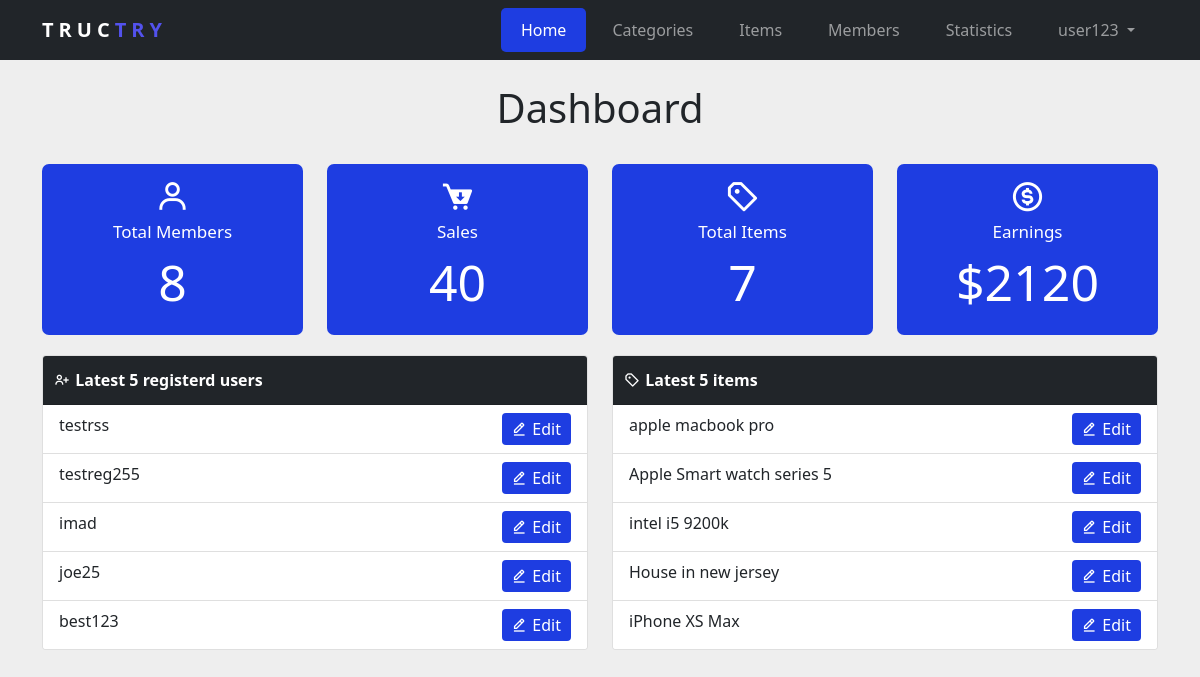
Screenshot of /admin/dashboard.php (signed in) with the database file from the repository.
### tables this page shows
CREATE TABLE `users` (
  `UserID` int(11) NOT NULL,
  `UserName` varchar(255) NOT NULL,
  `Password` varchar(255) NOT NULL,
  `GroupID` int(11) NOT NULL,
  `Email` varchar(255) NOT NULL,
  `FullName` varchar(255) NOT NULL,
  `Date` date NOT NULL
);

CREATE TABLE `items` (
  `ItemID` int(11) NOT NULL,
  `Name` varchar(255) NOT NULL,
  `Description` text NOT NULL,
  `Price` varchar(255) NOT NULL,
  `Date` date NOT NULL,
  `Image` varchar(255) NOT NULL,
  `Status` smallint(6) NOT NULL,
  `Cat_ID` int(11) NOT NULL,
  `images` varchar(255) NOT NULL
);

### admin/func.php (called while the page is built, shortened)
<?php
    function countItems($item, $table){
        global $con;
        $stmt = $con->prepare("SELECT COUNT($item) FROM $table");
        $stmt->execute();
        return $stmt->fetchColumn();
    }
    function getLatest($select, $table, $order, $limit = 5){
        global $con;
        $stmt = $con->prepare("SELECT $select FROM $table ORDER BY $order DESC LIMIT $limit");
        $stmt->execute();
        $rows = $stmt->fetchAll();
        return $rows;
    }

### admin/dashboard.php (the view, shortened to what this page needs)
<?php
    require "config.php";
    include "func.php";
    include "includes/template/header.php";
    include "includes/template/navbar.php";
    if(isset($_SESSION['admin'])){ ?>
       <div class="container home-stats text-center">
           <h1 class="m-4">Dashboard</h1>
           <div class="row">
               <div class="col-md-3 mt-2">
                   <div class="stat">
                       <i class='bx bx-user'></i>
                       <p>Total Members</p>
                       <span><a href="members.php"><?php echo countItems('UserID', 'users') ?></a></span>
                   </div>
               </div>
               <div class="col-md-3 mt-2">
                   <div class="stat">
                        <i class='bx bxs-cart-download'></i>
                        <p>Sales</p>
                        <span>40</span>
                   </div>
               </div>
               <div class="col-md-3 mt-2">
                   <div class="stat">
                        <i class='bx bx-purchase-tag-alt'></i>
                        <p>Total Items</p>
                        <span><a href="items.php"><?php echo countItems("itemID", "items") ?> </a></span>
                   </div>
               </div>
               <div class="col-md-3 mt-2">
                   <div class="stat">
                       <i class='bx bx-dollar-circle'></i>
                       <p>Earnings</p>
                       <span>$2120</span>
                   </div>
               </div>
           </div>
        </div>
        <div class="container latest">
           <div class="row">
               <div class="col-sm-6">
                   <?php $limit = 5 ?>
                    <div class="card">
                        <div class="card-header">
                            <i class='bx bx-user-plus'></i> Latest <?php echo $limit ?> registerd users
                        </div>
                        <ul class="list-group list-group-flush">
                            <?php
                                $theLatest = getLatest('*', 'users', 'UserID', $limit);
                                foreach($theLatest as $user){ ?>
                                    <li class="list-group-item"> <?php echo $user['UserName'] ?> <a href="members.php?action=edit&id=<?php echo $user['UserID'] ?>" class="btn btn-success float-end"><i class='bx bx-edit-alt'></i> Edit</a></li>
                                <?php }
                            ?>
                        </ul>
                    </div>
               </div>
               <div class="col-sm-6">
                   <div class="card">
                        <div class="card-header">
                            <?php $limit = 5 ?>
                            <i class='bx bx-purchase-tag-alt'></i> Latest <?php echo $limit ?> items
                        </div>
                        <ul class="list-group list-group-flush">
                            <?php
                                $theLatest = getLatest("*", "items" , "ItemID", $limit);
                                foreach($theLatest as $last){ ?>
                                    <li class='list-group-item'><?php echo $last['Name']; ?><a href="items.php?action=edit&id=<?php echo $last['ItemID'] ?>" class="btn btn-success float-end"><i class='bx bx-edit-alt'></i> Edit</a></li>
                          <?php } ?>
                        </ul>
                    </div>
               </div>
           </div>
        </div>
    <?php
    } else {
        header('location: index.php');
        exit();
    }
?>
<?php
    include "includes/template/footer.php";
?>

### admin/css/style.css (style rules this page uses)
:root { --btn: #1E3DE1; --btnhover: #2444FF; }
body { background-color: #eee; }
.home-stats .stat { color: #fff; background-color: var(--btn); padding: 15px; font-size: 17px; border-radius: 7px; }
.home-stats .stat i { margin-bottom: 5px; font-size: 35px; }
.home-stats .stat p { margin-bottom: 0px; }
.home-stats .stat span { display: block; font-size: 50px; }
.home-stats .stat span a { color: #fff; text-decoration: none; }
.latest { margin-top: 20px; margin-bottom: 20px; }
.latest .card-header { padding: 12px; color: #fff; background-color: #212529; font-weight: bold; }
.latest ul li { font-size: 16px; font-weight: 500; }
.latest .btn-success { padding: 4px 10px; background-color: var(--btn); border: none; }
.latest i { position: relative; top: 1px; right: 1px; }

### rows the page displays
users: UserName "testrss"
users: UserName "testreg255"
users: UserName "imad"
users: UserName "joe25"
users: UserName "best123"
items: Name "apple macbook pro"
items: Name "Apple Smart watch series 5"
items: Name "intel i5 9200k"
items: Name "House in new jersey"
items: Name "iPhone XS Max"

### other values shown
$_SESSION['admin'] "user123"
countItems('UserID', 'users') "8"
countItems("itemID", "items") "7"
$limit "5"
